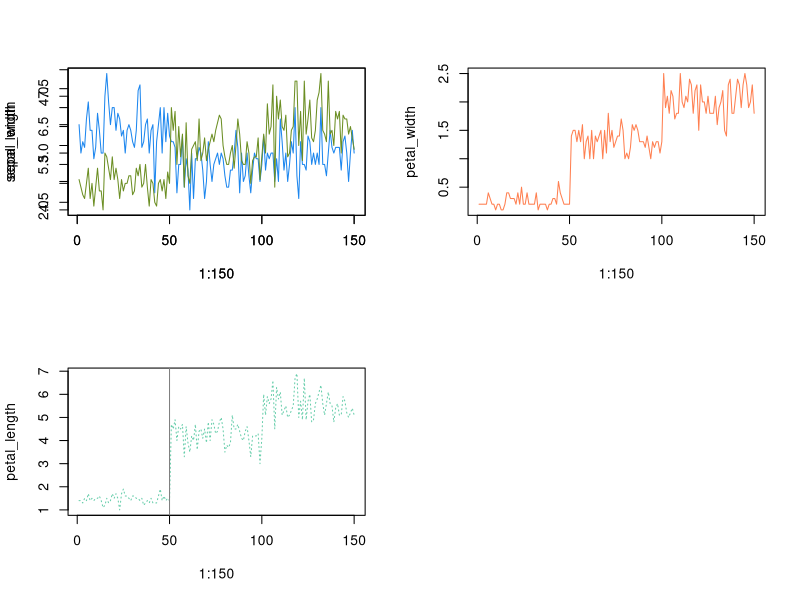

Generate this figure with R:
sepal_width <- iris$Sepal.Width
sepal_length <- iris$Sepal.Length
petal_width <- iris$Petal.Width
petal_length <- iris$Petal.Length

par(mfrow=c(2,2))
plot(1:150,sepal_width, col = "dodgerblue2", type = "l")
par(new=T)
plot(1:150,sepal_length, col = "olivedrab",type = "l")
plot(1:150,petal_width, col = "coral",type = "l")
plot(1:150,petal_length, col = "aquamarine3",type = "l",lty = "dotted")
abline(v = 50, col = gray(0.5))
dev.off()
